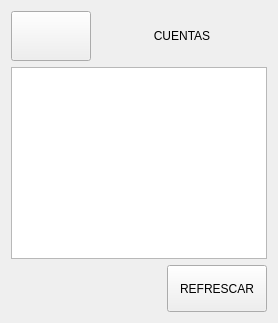
               <widget class="QWidget" name="pfinanzas_cuentas">
                <layout class="QVBoxLayout" name="verticalLayout_11">
                 <item>
                  <layout class="QHBoxLayout" name="horizontalLayout_3">
                   <item>
                    <widget class="QPushButton" name="bt_back_cuentas">
                     <property name="minimumSize">
                      <size>
                       <width>80</width>
                       <height>50</height>
                      </size>
                     </property>
                     <property name="maximumSize">
                      <size>
                       <width>80</width>
                       <height>50</height>
                      </size>
                     </property>
                     <property name="text">
                      <string/>
                     </property>
                     <property name="icon">
                      <iconset>
                       <normaloff>imagenes_gui/flecha_izquierda_blanca.svg</normaloff>imagenes_gui/flecha_izquierda_blanca.svg</iconset>
                     </property>
                     <property name="iconSize">
                      <size>
                       <width>40</width>
                       <height>40</height>
                      </size>
                     </property>
                    </widget>
                   </item>
                   <item>
                    <widget class="QLabel" name="label_8">
                     <property name="sizePolicy">
                      <sizepolicy hsizetype="Preferred" vsizetype="Preferred">
                       <horstretch>0</horstretch>
                       <verstretch>0</verstretch>
                      </sizepolicy>
                     </property>
                     <property name="minimumSize">
                      <size>
                       <width>120</width>
                       <height>50</height>
                      </size>
                     </property>
                     <property name="maximumSize">
                      <size>
                       <width>10000</width>
                       <height>50</height>
                      </size>
                     </property>
                     <property name="text">
                      <string>CUENTAS</string>
                     </property>
                     <property name="alignment">
                      <set>Qt::AlignCenter</set>
                     </property>
                    </widget>
                   </item>
                  </layout>
                 </item>
                 <item>
                  <widget class="QTableWidget" name="table_cuentas"/>
                 </item>
                 <item>
                  <layout class="QHBoxLayout" name="horizontalLayout_24">
                   <item>
                    <spacer name="horizontalSpacer_2">
                     <property name="orientation">
                      <enum>Qt::Horizontal</enum>
                     </property>
                     <property name="sizeHint" stdset="0">
                      <size>
                       <width>40</width>
                       <height>20</height>
                      </size>
                     </property>
                    </spacer>
                   </item>
                   <item>
                    <widget class="QPushButton" name="bt_refrescar_cuentas">
                     <property name="minimumSize">
                      <size>
                       <width>100</width>
                       <height>47</height>
                      </size>
                     </property>
                     <property name="text">
                      <string>REFRESCAR</string>
                     </property>
                    </widget>
                   </item>
                  </layout>
                 </item>
                </layout>
               </widget>
